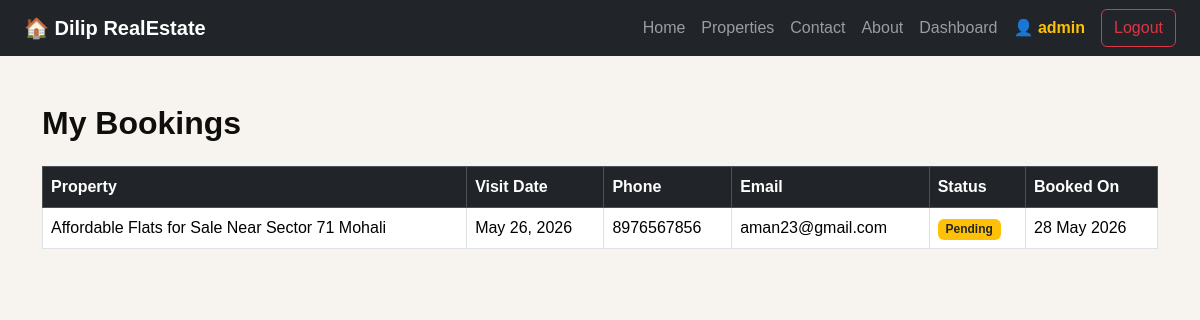
Page /my-bookings/ (signed in) on the earlier database version.
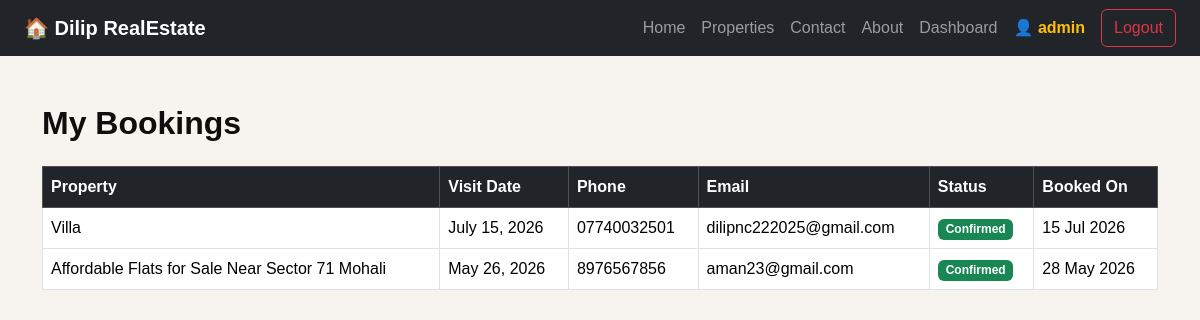
Same page on the later database version.
### realapp/models.py (models this page shows, shortened)
class User(AbstractUser):
    ROLE_CHOICES = (
        ('admin', 'Admin'),
        ('agent', 'Agent'),
        ('customer', 'Customer'),
    )
    role = models.CharField(
        max_length=20,
        choices=ROLE_CHOICES,
        default='customer'
    )
    phone = models.CharField(
        max_length=15,
        blank=True
    )

class Booking(models.Model):
    STATUS_CHOICES = [
        ('pending',   'Pending'),
        ('confirmed', 'Confirmed'),
        ('cancelled', 'Cancelled'),
        ('completed', 'Completed'),
    ]
    user        = models.ForeignKey(User, on_delete=models.CASCADE, related_name='bookings')
    property    = models.ForeignKey(Property, on_delete=models.CASCADE, related_name='bookings')
    name        = models.CharField(max_length=100)
    email       = models.EmailField()
    phone       = models.CharField(max_length=15)
    message     = models.TextField(blank=True, null=True)
    date        = models.DateField()
    status      = models.CharField(max_length=20, choices=STATUS_CHOICES, default='pending')
    created_at  = models.DateTimeField(auto_now_add=True)
    class Meta:
        ordering = ['-created_at']  # latest bookings first

class Property(models.Model):
    PROPERTY_TYPES = [
        ('house', 'House'),
        ('apartment', 'Apartment'),
        ('villa', 'Villa'),
        ('commercial', 'Commercial'),
    ]
    owner       = models.ForeignKey(User, on_delete=models.CASCADE, related_name='properties')
    title       = models.CharField(max_length=200)
    description = models.TextField()
    location    = models.CharField(max_length=200)
    price       = models.DecimalField(max_digits=12, decimal_places=2)
    bedrooms    = models.IntegerField()
    bathrooms   = models.IntegerField()
    area        = models.IntegerField()
    image       = models.ImageField(upload_to='properties/')
    property_type = models.CharField(max_length=20, choices=PROPERTY_TYPES)
    created_at  = models.DateTimeField(auto_now_add=True)

### realapp/views.py (the view)
# urls.py: path('my-bookings/',my_bookings,name='my_bookings'),
@login_required
def my_bookings(request):
    bookings = Booking.objects.filter(user=request.user)
    return render(request, 'my_bookings.html', {
        'bookings': bookings,
    })

### templates/my_bookings.html
{% extends 'base.html' %}
{% block content %}
<div class="container my-5">
  <h2 class="fw-bold mb-4">My Bookings</h2>
  {% if bookings %}
  <div class="table-responsive">
    <table class="table table-bordered align-middle">
      <thead class="table-dark">
        <tr>
          <th>Property</th>
          <th>Visit Date</th>
          <th>Phone</th>
          <th>Email</th>
          <th>Status</th>
          <th>Booked On</th>
        </tr>
      </thead>
      <tbody>
        {% for booking in bookings %}
        <tr>
          <td>
            <a href="{% url 'property_detail' booking.property.id %}">
              {{ booking.property.title }}
            </a>
          </td>
          <td>{{ booking.date }}</td>
          <td>{{ booking.phone }}</td>
          <td>{{ booking.email }}</td>
          <td>
            {% if booking.status == 'confirmed' %}
              <span class="badge bg-success">Confirmed</span>
            {% elif booking.status == 'cancelled' %}
              <span class="badge bg-danger">Cancelled</span>
            {% elif booking.status == 'completed' %}
              <span class="badge bg-primary">Completed</span>
            {% else %}
              <span class="badge bg-warning text-dark">Pending</span>
            {% endif %}
          </td>
          <td>{{ booking.created_at|date:"d M Y" }}</td>
        </tr>
        {% endfor %}
      </tbody>
    </table>
  </div>
  {% else %}
    <div class="text-center py-5">
      <h5>You have no bookings yet.</h5>
      <a href="{% url 'property_list' %}" class="btn btn-dark mt-3">Browse Properties</a>
    </div>
  {% endif %}
</div>
{% endblock %}

### templates/base.html (shortened to what this page needs)
{% load static %}
<!DOCTYPE html>
<html lang="en">
<head>
    <link href="https://cdn.jsdelivr.net/npm/bootstrap@5.3.2/dist/css/bootstrap.min.css"
          rel="stylesheet">
    <link rel="stylesheet" href="{% static 'css/style.css' %}">
</head>
<body>
    {% include 'navbar.html' %}
    {% block content %}
    {% endblock %}
</body>
</html>

### templates/navbar.html (shortened to what this page needs)
{% load static %}
<nav class="navbar navbar-expand-lg navbar-dark bg-dark px-4">
    <a class="navbar-brand fw-bold" href="/">🏠 Dilip RealEstate</a>
    <div class="collapse navbar-collapse" id="navbarNav">
        <ul class="navbar-nav ms-auto align-items-center">
            <li class="nav-item">
                <a class="nav-link" href="/">Home</a>
            </li>
            <li class="nav-item">
                <a class="nav-link" href="/properties/">Properties</a>
            </li>
            <li class="nav-item">
                <a class="nav-link" href="/contact/">Contact</a>
            </li>
            <li>
                <a href="{% url 'about' %}" class="nav-link">About</a>
            </li>
            {% if user.is_authenticated %}
            <li class="nav-item">
               <a class="nav-link" href="/dashboard/">Dashboard</a>
           </li>
            <li class="nav-item">
                <span class="nav-link text-warning fw-bold">
                    👤 {{ user.username }}
                </span>
            </li>
                <li class="nav-item">
                    <a class="btn btn-outline-danger ms-2" href="/logout/">Logout</a>
                </li>
            {% endif %}
        </ul>
    </div>
</nav>

### realapp/static/css/style.css (style rules this page uses)
:root { --ink: #0f0e0c; --paper: #f7f4ef; --cream: #ede9e1; --gold: #b89a5a; --gold-light: #d4b97a; --muted: #8a8070; --border: #ddd8ce; --white: #ffffff; --error: #c0392b; --success: #2d6a4f; }
* { box-sizing: border-box; margin: 0; padding: 0; }
body { background-color: var(--paper); font-family: 'DM Sans', sans-serif; color: var(--ink); min-height: 100vh; }
:root { --clr-bg: #0d1117; --clr-surface: #141b24; --clr-surface-2: #1c2636; --clr-border: rgba(255, 255, 255, 0.07); --clr-gold: #c9a84c; --clr-gold-light: #e8c97a; --clr-gold-dim: rgba(201, 168, 76, 0.15); --clr-white: #f5f0ea; --clr-muted: #8b95a6; --clr-text: #d4cfc8; --ff-display: 'Playfair Display', Georgia, serif; --ff-body: 'DM Sans', sans-serif; --radius-sm: 6px; --radius-md: 14px; --radius-lg: 24px; --shadow-card: 0 8px 40px rgba(0, 0, 0, 0.45); --shadow-glow: 0 0 40px rgba(201, 168, 76, 0.18); --transition: 0.35s cubic-bezier(0.25, 0.46, 0.45, 0.94); }
*, *::before, *::after { box-sizing: border-box; margin: 0; padding: 0; }
html { scroll-behavior: smooth; }
a { text-decoration: none; color: inherit; transition: color var(--transition); }
:root { --cream: #f7f4ef; --charcoal: #1c1c1e; --gold: #c9a84c; --muted: #7a7a7a; --card-bg: #ffffff; --border: #e8e3db; }
body { background: var(--cream); font-family: 'DM Sans', sans-serif; }

Differences in the rows shown:
added Booking: property "Villa", date "July 15, 2026", phone "07740032501", email "dilipnc222025@gmail.com", status "Confirmed", created_at "15 Jul 2026"
changed Booking "May 26, 2026": status "Pending" → "Confirmed"
